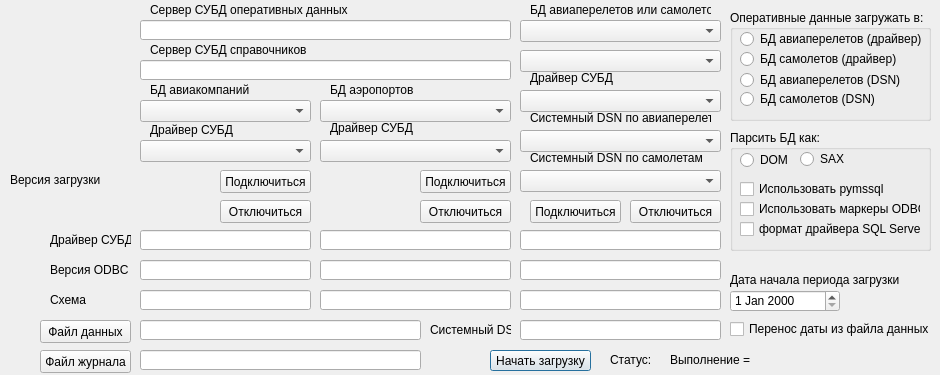
<?xml version="1.0" encoding="UTF-8"?>
<ui version="4.0">
 <class>Dialog</class>
 <widget class="QDialog" name="Dialog">
  <property name="geometry">
   <rect>
    <x>0</x>
    <y>0</y>
    <width>940</width>
    <height>375</height>
   </rect>
  </property>
  <property name="sizePolicy">
   <sizepolicy hsizetype="Fixed" vsizetype="Fixed">
    <horstretch>0</horstretch>
    <verstretch>0</verstretch>
   </sizepolicy>
  </property>
  <property name="baseSize">
   <size>
    <width>0</width>
    <height>0</height>
   </size>
  </property>
  <property name="windowTitle">
   <string>Dialog</string>
  </property>
  <widget class="QLabel" name="label_12">
   <property name="geometry">
    <rect>
     <x>50</x>
     <y>230</y>
     <width>81</width>
     <height>20</height>
    </rect>
   </property>
   <property name="text">
    <string>Драйвер СУБД</string>
   </property>
  </widget>
  <widget class="QLabel" name="label_16">
   <property name="geometry">
    <rect>
     <x>530</x>
     <y>70</y>
     <width>181</width>
     <height>16</height>
    </rect>
   </property>
   <property name="text">
    <string>Драйвер СУБД</string>
   </property>
  </widget>
  <widget class="QLabel" name="label_11">
   <property name="geometry">
    <rect>
     <x>150</x>
     <y>40</y>
     <width>251</width>
     <height>20</height>
    </rect>
   </property>
   <property name="layoutDirection">
    <enum>Qt::LayoutDirection::LeftToRight</enum>
   </property>
   <property name="text">
    <string>Сервер СУБД справочников</string>
   </property>
  </widget>
  <widget class="QComboBox" name="comboBox_DSN_AF">
   <property name="geometry">
    <rect>
     <x>520</x>
     <y>130</y>
     <width>201</width>
     <height>22</height>
    </rect>
   </property>
  </widget>
  <widget class="QLabel" name="label_9">
   <property name="geometry">
    <rect>
     <x>530</x>
     <y>110</y>
     <width>181</width>
     <height>16</height>
    </rect>
   </property>
   <property name="text">
    <string>Системный DSN по авиаперелетам</string>
   </property>
  </widget>
  <widget class="QLabel" name="label_14">
   <property name="geometry">
    <rect>
     <x>50</x>
     <y>260</y>
     <width>81</width>
     <height>20</height>
    </rect>
   </property>
   <property name="text">
    <string>Версия ODBC</string>
   </property>
  </widget>
  <widget class="QComboBox" name="comboBox_DB_AF">
   <property name="geometry">
    <rect>
     <x>520</x>
     <y>20</y>
     <width>201</width>
     <height>22</height>
    </rect>
   </property>
  </widget>
  <widget class="QComboBox" name="comboBox_Driver_A">
   <property name="geometry">
    <rect>
     <x>520</x>
     <y>90</y>
     <width>201</width>
     <height>22</height>
    </rect>
   </property>
  </widget>
  <widget class="QLabel" name="label_8">
   <property name="geometry">
    <rect>
     <x>530</x>
     <y>0</y>
     <width>181</width>
     <height>20</height>
    </rect>
   </property>
   <property name="text">
    <string>БД авиаперелетов или самолетов</string>
   </property>
  </widget>
  <widget class="QLabel" name="label_15">
   <property name="geometry">
    <rect>
     <x>50</x>
     <y>290</y>
     <width>81</width>
     <height>20</height>
    </rect>
   </property>
   <property name="text">
    <string>Схема</string>
   </property>
  </widget>
  <widget class="QPushButton" name="pushButton_GetStarted">
   <property name="geometry">
    <rect>
     <x>490</x>
     <y>350</y>
     <width>101</width>
     <height>21</height>
    </rect>
   </property>
   <property name="text">
    <string>Начать загрузку</string>
   </property>
  </widget>
  <widget class="QPushButton" name="pushButton_ChooseTXTFile">
   <property name="geometry">
    <rect>
     <x>40</x>
     <y>350</y>
     <width>91</width>
     <height>23</height>
    </rect>
   </property>
   <property name="text">
    <string>Файл журнала</string>
   </property>
  </widget>
  <widget class="QLineEdit" name="lineEdit_TXTFile">
   <property name="geometry">
    <rect>
     <x>140</x>
     <y>350</y>
     <width>281</width>
     <height>20</height>
    </rect>
   </property>
   <property name="readOnly">
    <bool>false</bool>
   </property>
  </widget>
  <widget class="QLineEdit" name="lineEdit_CSVFile">
   <property name="geometry">
    <rect>
     <x>140</x>
     <y>320</y>
     <width>281</width>
     <height>20</height>
    </rect>
   </property>
   <property name="readOnly">
    <bool>false</bool>
   </property>
  </widget>
  <widget class="QPushButton" name="pushButton_ChooseCSVFile">
   <property name="geometry">
    <rect>
     <x>40</x>
     <y>320</y>
     <width>91</width>
     <height>23</height>
    </rect>
   </property>
   <property name="text">
    <string>Файл данных</string>
   </property>
  </widget>
  <widget class="QComboBox" name="comboBox_Driver_RT">
   <property name="geometry">
    <rect>
     <x>320</x>
     <y>140</y>
     <width>191</width>
     <height>22</height>
    </rect>
   </property>
  </widget>
  <widget class="QLabel" name="label_18">
   <property name="geometry">
    <rect>
     <x>330</x>
     <y>80</y>
     <width>171</width>
     <height>20</height>
    </rect>
   </property>
   <property name="text">
    <string>БД аэропортов</string>
   </property>
  </widget>
  <widget class="QComboBox" name="comboBox_DB_RT">
   <property name="geometry">
    <rect>
     <x>320</x>
     <y>100</y>
     <width>191</width>
     <height>22</height>
    </rect>
   </property>
  </widget>
  <widget class="QLabel" name="label_19">
   <property name="geometry">
    <rect>
     <x>330</x>
     <y>120</y>
     <width>111</width>
     <height>16</height>
    </rect>
   </property>
   <property name="text">
    <string>Драйвер СУБД</string>
   </property>
  </widget>
  <widget class="QLineEdit" name="lineEdit_ODBCversion_RT">
   <property name="geometry">
    <rect>
     <x>320</x>
     <y>260</y>
     <width>191</width>
     <height>20</height>
    </rect>
   </property>
  </widget>
  <widget class="QLineEdit" name="lineEdit_Driver_RT">
   <property name="geometry">
    <rect>
     <x>320</x>
     <y>230</y>
     <width>191</width>
     <height>20</height>
    </rect>
   </property>
  </widget>
  <widget class="QLineEdit" name="lineEdit_Schema_RT">
   <property name="geometry">
    <rect>
     <x>320</x>
     <y>290</y>
     <width>191</width>
     <height>20</height>
    </rect>
   </property>
  </widget>
  <widget class="QPushButton" name="pushButton_Disconnect_RT">
   <property name="geometry">
    <rect>
     <x>420</x>
     <y>200</y>
     <width>91</width>
     <height>23</height>
    </rect>
   </property>
   <property name="text">
    <string>Отключиться</string>
   </property>
  </widget>
  <widget class="QPushButton" name="pushButton_Connect_RT">
   <property name="geometry">
    <rect>
     <x>420</x>
     <y>170</y>
     <width>91</width>
     <height>23</height>
    </rect>
   </property>
   <property name="text">
    <string>Подключиться</string>
   </property>
  </widget>
  <widget class="QLineEdit" name="lineEdit_Schema_AL">
   <property name="geometry">
    <rect>
     <x>140</x>
     <y>290</y>
     <width>171</width>
     <height>20</height>
    </rect>
   </property>
  </widget>
  <widget class="QLineEdit" name="lineEdit_Driver_AL">
   <property name="geometry">
    <rect>
     <x>140</x>
     <y>230</y>
     <width>171</width>
     <height>20</height>
    </rect>
   </property>
  </widget>
  <widget class="QLineEdit" name="lineEdit_ODBCversion_AL">
   <property name="geometry">
    <rect>
     <x>140</x>
     <y>260</y>
     <width>171</width>
     <height>20</height>
    </rect>
   </property>
  </widget>
  <widget class="QComboBox" name="comboBox_DB_AL">
   <property name="geometry">
    <rect>
     <x>140</x>
     <y>100</y>
     <width>171</width>
     <height>22</height>
    </rect>
   </property>
  </widget>
  <widget class="QLabel" name="label_20">
   <property name="geometry">
    <rect>
     <x>150</x>
     <y>120</y>
     <width>111</width>
     <height>20</height>
    </rect>
   </property>
   <property name="text">
    <string>Драйвер СУБД</string>
   </property>
  </widget>
  <widget class="QPushButton" name="pushButton_Disconnect_AL">
   <property name="geometry">
    <rect>
     <x>220</x>
     <y>200</y>
     <width>91</width>
     <height>23</height>
    </rect>
   </property>
   <property name="text">
    <string>Отключиться</string>
   </property>
  </widget>
  <widget class="QComboBox" name="comboBox_Driver_AL">
   <property name="geometry">
    <rect>
     <x>140</x>
     <y>140</y>
     <width>171</width>
     <height>22</height>
    </rect>
   </property>
  </widget>
  <widget class="QPushButton" name="pushButton_Connect_AL">
   <property name="geometry">
    <rect>
     <x>220</x>
     <y>170</y>
     <width>91</width>
     <height>23</height>
    </rect>
   </property>
   <property name="text">
    <string>Подключиться</string>
   </property>
  </widget>
  <widget class="QLineEdit" name="lineEdit_Server">
   <property name="geometry">
    <rect>
     <x>140</x>
     <y>60</y>
     <width>371</width>
     <height>20</height>
    </rect>
   </property>
  </widget>
  <widget class="QLabel" name="label_21">
   <property name="geometry">
    <rect>
     <x>150</x>
     <y>80</y>
     <width>141</width>
     <height>20</height>
    </rect>
   </property>
   <property name="text">
    <string>БД авиакомпаний</string>
   </property>
  </widget>
  <widget class="QDateEdit" name="dateEdit_BeginDate">
   <property name="geometry">
    <rect>
     <x>730</x>
     <y>290</y>
     <width>110</width>
     <height>22</height>
    </rect>
   </property>
  </widget>
  <widget class="QCheckBox" name="checkBox_SetInputDate">
   <property name="geometry">
    <rect>
     <x>730</x>
     <y>320</y>
     <width>201</width>
     <height>18</height>
    </rect>
   </property>
   <property name="text">
    <string>Перенос даты из файла данных</string>
   </property>
  </widget>
  <widget class="QLabel" name="label_Version">
   <property name="geometry">
    <rect>
     <x>10</x>
     <y>170</y>
     <width>201</width>
     <height>20</height>
    </rect>
   </property>
   <property name="layoutDirection">
    <enum>Qt::LayoutDirection::LeftToRight</enum>
   </property>
   <property name="text">
    <string>Версия загрузки</string>
   </property>
  </widget>
  <widget class="QPushButton" name="pushButton_Disconnect_A">
   <property name="geometry">
    <rect>
     <x>630</x>
     <y>200</y>
     <width>91</width>
     <height>23</height>
    </rect>
   </property>
   <property name="text">
    <string>Отключиться</string>
   </property>
  </widget>
  <widget class="QLabel" name="label_13">
   <property name="geometry">
    <rect>
     <x>530</x>
     <y>150</y>
     <width>181</width>
     <height>16</height>
    </rect>
   </property>
   <property name="text">
    <string>Системный DSN по самолетам</string>
   </property>
  </widget>
  <widget class="QPushButton" name="pushButton_Connect_A">
   <property name="geometry">
    <rect>
     <x>530</x>
     <y>200</y>
     <width>91</width>
     <height>23</height>
    </rect>
   </property>
   <property name="text">
    <string>Подключиться</string>
   </property>
  </widget>
  <widget class="QComboBox" name="comboBox_DSN_AC">
   <property name="geometry">
    <rect>
     <x>520</x>
     <y>170</y>
     <width>201</width>
     <height>22</height>
    </rect>
   </property>
  </widget>
  <widget class="QLineEdit" name="lineEdit_DSN_A">
   <property name="geometry">
    <rect>
     <x>520</x>
     <y>320</y>
     <width>201</width>
     <height>20</height>
    </rect>
   </property>
  </widget>
  <widget class="QLineEdit" name="lineEdit_Schema_A">
   <property name="geometry">
    <rect>
     <x>520</x>
     <y>290</y>
     <width>201</width>
     <height>20</height>
    </rect>
   </property>
  </widget>
  <widget class="QLineEdit" name="lineEdit_Driver_A">
   <property name="geometry">
    <rect>
     <x>520</x>
     <y>230</y>
     <width>201</width>
     <height>20</height>
    </rect>
   </property>
  </widget>
  <widget class="QLineEdit" name="lineEdit_ODBCversion_A">
   <property name="geometry">
    <rect>
     <x>520</x>
     <y>260</y>
     <width>201</width>
     <height>20</height>
    </rect>
   </property>
  </widget>
  <widget class="QLineEdit" name="lineEdit_Server_remote">
   <property name="geometry">
    <rect>
     <x>140</x>
     <y>20</y>
     <width>371</width>
     <height>20</height>
    </rect>
   </property>
  </widget>
  <widget class="QLabel" name="label_17">
   <property name="geometry">
    <rect>
     <x>150</x>
     <y>0</y>
     <width>261</width>
     <height>20</height>
    </rect>
   </property>
   <property name="layoutDirection">
    <enum>Qt::LayoutDirection::LeftToRight</enum>
   </property>
   <property name="text">
    <string>Сервер СУБД оперативных данных</string>
   </property>
  </widget>
  <widget class="QGroupBox" name="groupBox">
   <property name="geometry">
    <rect>
     <x>730</x>
     <y>10</y>
     <width>201</width>
     <height>111</height>
    </rect>
   </property>
   <property name="title">
    <string>Оперативные данные загружать в:</string>
   </property>
   <widget class="QRadioButton" name="radioButton_DSN_AirFlights">
    <property name="geometry">
     <rect>
      <x>10</x>
      <y>60</y>
      <width>181</width>
      <height>20</height>
     </rect>
    </property>
    <property name="text">
     <string>БД авиаперелетов (DSN)</string>
    </property>
   </widget>
   <widget class="QRadioButton" name="radioButton_DB_AirFlights">
    <property name="geometry">
     <rect>
      <x>10</x>
      <y>20</y>
      <width>181</width>
      <height>18</height>
     </rect>
    </property>
    <property name="text">
     <string>БД авиаперелетов (драйвер)</string>
    </property>
   </widget>
   <widget class="QRadioButton" name="radioButton_DB_AirCrafts">
    <property name="geometry">
     <rect>
      <x>10</x>
      <y>40</y>
      <width>181</width>
      <height>18</height>
     </rect>
    </property>
    <property name="text">
     <string>БД самолетов (драйвер)</string>
    </property>
   </widget>
   <widget class="QRadioButton" name="radioButton_DSN_AirCrafts">
    <property name="geometry">
     <rect>
      <x>10</x>
      <y>80</y>
      <width>181</width>
      <height>18</height>
     </rect>
    </property>
    <property name="text">
     <string>БД самолетов (DSN)</string>
    </property>
   </widget>
  </widget>
  <widget class="QLabel" name="label_execute">
   <property name="geometry">
    <rect>
     <x>670</x>
     <y>350</y>
     <width>261</width>
     <height>20</height>
    </rect>
   </property>
   <property name="text">
    <string>Выполнение = </string>
   </property>
  </widget>
  <widget class="QLabel" name="label_22">
   <property name="geometry">
    <rect>
     <x>610</x>
     <y>350</y>
     <width>51</width>
     <height>20</height>
    </rect>
   </property>
   <property name="text">
    <string>Статус:</string>
   </property>
  </widget>
  <widget class="QLabel" name="label_23">
   <property name="geometry">
    <rect>
     <x>430</x>
     <y>320</y>
     <width>81</width>
     <height>20</height>
    </rect>
   </property>
   <property name="text">
    <string>Системный DSN</string>
   </property>
  </widget>
  <widget class="QLabel" name="label_BeginDate">
   <property name="geometry">
    <rect>
     <x>730</x>
     <y>270</y>
     <width>201</width>
     <height>20</height>
    </rect>
   </property>
   <property name="layoutDirection">
    <enum>Qt::LayoutDirection::LeftToRight</enum>
   </property>
   <property name="text">
    <string>Дата начала периода загрузки</string>
   </property>
  </widget>
  <widget class="QGroupBox" name="groupBox_2">
   <property name="geometry">
    <rect>
     <x>730</x>
     <y>130</y>
     <width>201</width>
     <height>121</height>
    </rect>
   </property>
   <property name="title">
    <string>Парсить БД как:</string>
   </property>
   <widget class="QRadioButton" name="radioButton_DSN_AirCrafts_DOM">
    <property name="geometry">
     <rect>
      <x>10</x>
      <y>20</y>
      <width>51</width>
      <height>20</height>
     </rect>
    </property>
    <property name="text">
     <string>DOM</string>
    </property>
   </widget>
   <widget class="QRadioButton" name="radioButton_DSN_AirCrafts_SAX">
    <property name="geometry">
     <rect>
      <x>70</x>
      <y>20</y>
      <width>51</width>
      <height>18</height>
     </rect>
    </property>
    <property name="text">
     <string>SAX</string>
    </property>
   </widget>
   <widget class="QCheckBox" name="checkBox_SetUseMSSQL">
    <property name="geometry">
     <rect>
      <x>10</x>
      <y>50</y>
      <width>151</width>
      <height>18</height>
     </rect>
    </property>
    <property name="text">
     <string>Использовать pymssql</string>
    </property>
   </widget>
   <widget class="QCheckBox" name="checkBox_SetUseODBCMarkers">
    <property name="geometry">
     <rect>
      <x>10</x>
      <y>70</y>
      <width>181</width>
      <height>18</height>
     </rect>
    </property>
    <property name="text">
     <string>Использовать маркеры ODBC</string>
    </property>
   </widget>
   <widget class="QCheckBox" name="checkBox_SetUseSQLServerDriverFormat">
    <property name="geometry">
     <rect>
      <x>10</x>
      <y>90</y>
      <width>181</width>
      <height>18</height>
     </rect>
    </property>
    <property name="text">
     <string>формат драйвера SQL Server</string>
    </property>
   </widget>
  </widget>
  <widget class="QLabel" name="label">
   <property name="geometry">
    <rect>
     <x>10</x>
     <y>20</y>
     <width>128</width>
     <height>128</height>
    </rect>
   </property>
   <property name="text">
    <string/>
   </property>
   <property name="pixmap">
    <pixmap>Q:/SoftWare Application/GraphicalIDEs/GraphicalResources/Icons/research.ico</pixmap>
   </property>
  </widget>
  <widget class="QComboBox" name="comboBox_DB_AC">
   <property name="geometry">
    <rect>
     <x>520</x>
     <y>50</y>
     <width>201</width>
     <height>22</height>
    </rect>
   </property>
  </widget>
 </widget>
 <resources/>
 <connections/>
</ui>
